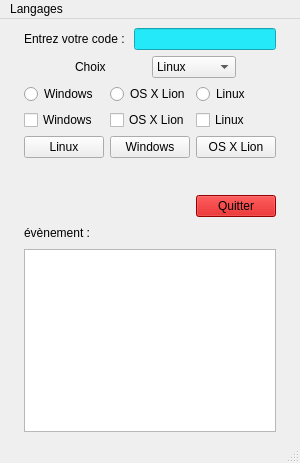
<?xml version="1.0" encoding="UTF-8"?>
<ui version="4.0">
 <class>MainWindow</class>
 <widget class="QMainWindow" name="MainWindow">
  <property name="geometry">
   <rect>
    <x>0</x>
    <y>0</y>
    <width>300</width>
    <height>463</height>
   </rect>
  </property>
  <property name="windowTitle">
   <string>MainWindow</string>
  </property>
  <widget class="QWidget" name="centralwidget">
   <layout class="QHBoxLayout" name="horizontalLayout_10">
    <item>
     <layout class="QHBoxLayout" name="horizontalLayout_9">
      <item>
       <spacer name="horizontalSpacer_6">
        <property name="orientation">
         <enum>Qt::Horizontal</enum>
        </property>
        <property name="sizeHint" stdset="0">
         <size>
          <width>40</width>
          <height>20</height>
         </size>
        </property>
       </spacer>
      </item>
      <item>
       <layout class="QVBoxLayout" name="verticalLayout_7">
        <item>
         <layout class="QVBoxLayout" name="verticalLayout_6">
          <item>
           <layout class="QVBoxLayout" name="verticalLayout_4">
            <item>
             <layout class="QVBoxLayout" name="verticalLayout_3">
              <item>
               <layout class="QHBoxLayout" name="horizontalLayout_4">
                <item>
                 <widget class="QLabel" name="EntrezVotreCode">
                  <property name="text">
                   <string>Entrez votre code : </string>
                  </property>
                 </widget>
                </item>
                <item>
                 <widget class="QLineEdit" name="lineCode">
                  <property name="styleSheet">
                   <string notr="true">background-color: rgb(35, 233, 249);</string>
                  </property>
                 </widget>
                </item>
               </layout>
              </item>
              <item>
               <layout class="QHBoxLayout" name="horizontalLayout_7">
                <item>
                 <spacer name="horizontalSpacer_3">
                  <property name="orientation">
                   <enum>Qt::Horizontal</enum>
                  </property>
                  <property name="sizeHint" stdset="0">
                   <size>
                    <width>40</width>
                    <height>20</height>
                   </size>
                  </property>
                 </spacer>
                </item>
                <item>
                 <layout class="QHBoxLayout" name="horizontalLayout_5">
                  <item>
                   <widget class="QLabel" name="labelChoix">
                    <property name="text">
                     <string>Choix</string>
                    </property>
                   </widget>
                  </item>
                  <item>
                   <spacer name="horizontalSpacer">
                    <property name="orientation">
                     <enum>Qt::Horizontal</enum>
                    </property>
                    <property name="sizeHint" stdset="0">
                     <size>
                      <width>40</width>
                      <height>20</height>
                     </size>
                    </property>
                   </spacer>
                  </item>
                  <item>
                   <widget class="QComboBox" name="comboBoxChoix">
                    <item>
                     <property name="text">
                      <string>Linux</string>
                     </property>
                    </item>
                    <item>
                     <property name="text">
                      <string>Windows</string>
                     </property>
                    </item>
                    <item>
                     <property name="text">
                      <string>OS X Lion</string>
                     </property>
                    </item>
                   </widget>
                  </item>
                  <item>
                   <spacer name="horizontalSpacer_5">
                    <property name="orientation">
                     <enum>Qt::Horizontal</enum>
                    </property>
                    <property name="sizeHint" stdset="0">
                     <size>
                      <width>40</width>
                      <height>20</height>
                     </size>
                    </property>
                   </spacer>
                  </item>
                 </layout>
                </item>
               </layout>
              </item>
             </layout>
            </item>
            <item>
             <layout class="QVBoxLayout" name="verticalLayout_2">
              <item>
               <layout class="QVBoxLayout" name="verticalLayout">
                <item>
                 <layout class="QHBoxLayout" name="horizontalLayout">
                  <item>
                   <widget class="QRadioButton" name="WindowsRadio">
                    <property name="text">
                     <string>Windows</string>
                    </property>
                   </widget>
                  </item>
                  <item>
                   <widget class="QRadioButton" name="OSradio">
                    <property name="text">
                     <string>OS X Lion</string>
                    </property>
                   </widget>
                  </item>
                  <item>
                   <widget class="QRadioButton" name="LinuxRadio">
                    <property name="text">
                     <string>Linux</string>
                    </property>
                   </widget>
                  </item>
                 </layout>
                </item>
                <item>
                 <layout class="QHBoxLayout" name="horizontalLayout_2">
                  <item>
                   <widget class="QCheckBox" name="WindowsCheckBox">
                    <property name="text">
                     <string>Windows</string>
                    </property>
                   </widget>
                  </item>
                  <item>
                   <widget class="QCheckBox" name="OSCheckBox">
                    <property name="text">
                     <string>OS X Lion</string>
                    </property>
                   </widget>
                  </item>
                  <item>
                   <widget class="QCheckBox" name="LinuxCheckBox">
                    <property name="text">
                     <string>Linux</string>
                    </property>
                   </widget>
                  </item>
                 </layout>
                </item>
                <item>
                 <layout class="QHBoxLayout" name="horizontalLayout_3">
                  <item>
                   <widget class="QPushButton" name="LinuxPushButton">
                    <property name="text">
                     <string>Linux</string>
                    </property>
                   </widget>
                  </item>
                  <item>
                   <widget class="QPushButton" name="WindowsPushButton_2">
                    <property name="text">
                     <string>Windows</string>
                    </property>
                   </widget>
                  </item>
                  <item>
                   <widget class="QPushButton" name="OSPushButton">
                    <property name="text">
                     <string>OS X Lion</string>
                    </property>
                   </widget>
                  </item>
                 </layout>
                </item>
               </layout>
              </item>
              <item>
               <spacer name="verticalSpacer">
                <property name="orientation">
                 <enum>Qt::Vertical</enum>
                </property>
                <property name="sizeHint" stdset="0">
                 <size>
                  <width>20</width>
                  <height>40</height>
                 </size>
                </property>
               </spacer>
              </item>
              <item>
               <layout class="QHBoxLayout" name="horizontalLayout_6">
                <item>
                 <spacer name="horizontalSpacer_2">
                  <property name="orientation">
                   <enum>Qt::Horizontal</enum>
                  </property>
                  <property name="sizeHint" stdset="0">
                   <size>
                    <width>40</width>
                    <height>20</height>
                   </size>
                  </property>
                 </spacer>
                </item>
                <item>
                 <widget class="QPushButton" name="pushButtonQuitter">
                  <property name="styleSheet">
                   <string notr="true">background-color: rgb(204, 0, 0);</string>
                  </property>
                  <property name="text">
                   <string>Quitter</string>
                  </property>
                 </widget>
                </item>
               </layout>
              </item>
             </layout>
            </item>
           </layout>
          </item>
          <item>
           <layout class="QVBoxLayout" name="verticalLayout_5">
            <item>
             <layout class="QHBoxLayout" name="horizontalLayout_8">
              <item>
               <widget class="QLabel" name="label_3">
                <property name="text">
                 <string>évènement : </string>
                </property>
               </widget>
              </item>
              <item>
               <spacer name="horizontalSpacer_4">
                <property name="orientation">
                 <enum>Qt::Horizontal</enum>
                </property>
                <property name="sizeHint" stdset="0">
                 <size>
                  <width>40</width>
                  <height>20</height>
                 </size>
                </property>
               </spacer>
              </item>
             </layout>
            </item>
           </layout>
          </item>
         </layout>
        </item>
        <item>
         <widget class="QTextEdit" name="textEditEvenement">
          <property name="styleSheet">
           <string notr="true">background-color: qconicalgradient(cx:0.5, cy:0.5, angle:0, stop:0 rgba(35, 40, 3, 255), stop:0.16 rgba(136, 106, 22, 255), stop:0.225 rgba(166, 140, 41, 255), stop:0.285 rgba(204, 181, 74, 255), stop:0.345 rgba(235, 219, 102, 255), stop:0.415 rgba(245, 236, 112, 255), stop:0.52 rgba(209, 190, 76, 255), stop:0.57 rgba(187, 156, 51, 255), stop:0.635 rgba(168, 142, 42, 255), stop:0.695 rgba(202, 174, 68, 255), stop:0.75 rgba(218, 202, 86, 255), stop:0.815 rgba(208, 187, 73, 255), stop:0.88 rgba(187, 156, 51, 255), stop:0.935 rgba(137, 108, 26, 255), stop:1 rgba(35, 40, 3, 255));</string>
          </property>
         </widget>
        </item>
       </layout>
      </item>
      <item>
       <spacer name="horizontalSpacer_7">
        <property name="orientation">
         <enum>Qt::Horizontal</enum>
        </property>
        <property name="sizeHint" stdset="0">
         <size>
          <width>40</width>
          <height>20</height>
         </size>
        </property>
       </spacer>
      </item>
     </layout>
    </item>
   </layout>
  </widget>
  <widget class="QStatusBar" name="statusbar"/>
  <widget class="QMenuBar" name="menubar">
   <property name="geometry">
    <rect>
     <x>0</x>
     <y>0</y>
     <width>300</width>
     <height>21</height>
    </rect>
   </property>
   <widget class="QMenu" name="menuLangages">
    <property name="title">
     <string>Langages</string>
    </property>
    <widget class="QMenu" name="menuWeb">
     <property name="title">
      <string>Web</string>
     </property>
     <addaction name="actionPHP"/>
     <addaction name="actionJavaScript"/>
    </widget>
    <addaction name="actionC"/>
    <addaction name="separator"/>
    <addaction name="actionJava"/>
    <addaction name="actionC_2"/>
    <addaction name="separator"/>
    <addaction name="menuWeb"/>
   </widget>
   <addaction name="menuLangages"/>
  </widget>
  <action name="actionC">
   <property name="text">
    <string>C</string>
   </property>
  </action>
  <action name="actionJava">
   <property name="text">
    <string>Java</string>
   </property>
  </action>
  <action name="actionC_2">
   <property name="text">
    <string>C++</string>
   </property>
  </action>
  <action name="actionPHP">
   <property name="text">
    <string>PHP</string>
   </property>
  </action>
  <action name="actionJavaScript">
   <property name="text">
    <string>JavaScript</string>
   </property>
  </action>
 </widget>
 <resources/>
 <connections>
  <connection>
   <sender>pushButtonQuitter</sender>
   <signal>clicked()</signal>
   <receiver>MainWindow</receiver>
   <slot>close()</slot>
   <hints>
    <hint type="sourcelabel">
     <x>216</x>
     <y>225</y>
    </hint>
    <hint type="destinationlabel">
     <x>146</x>
     <y>222</y>
    </hint>
   </hints>
  </connection>
 </connections>
</ui>
